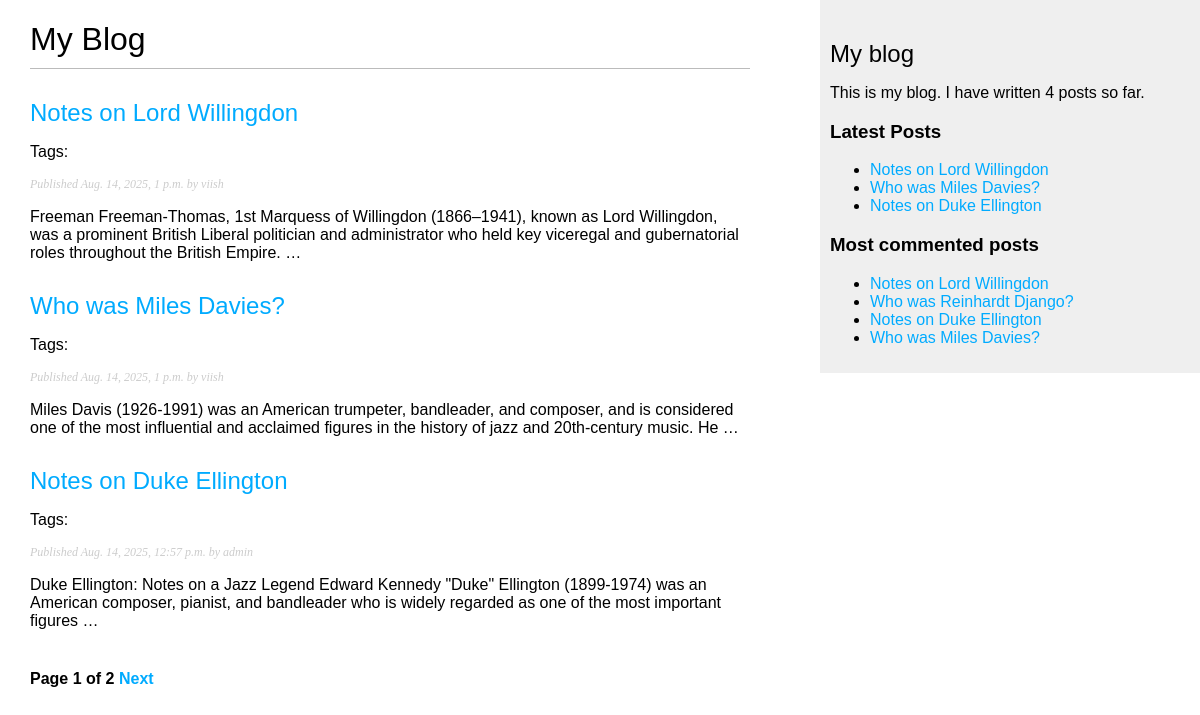
Page /blog/ on the earlier database version.
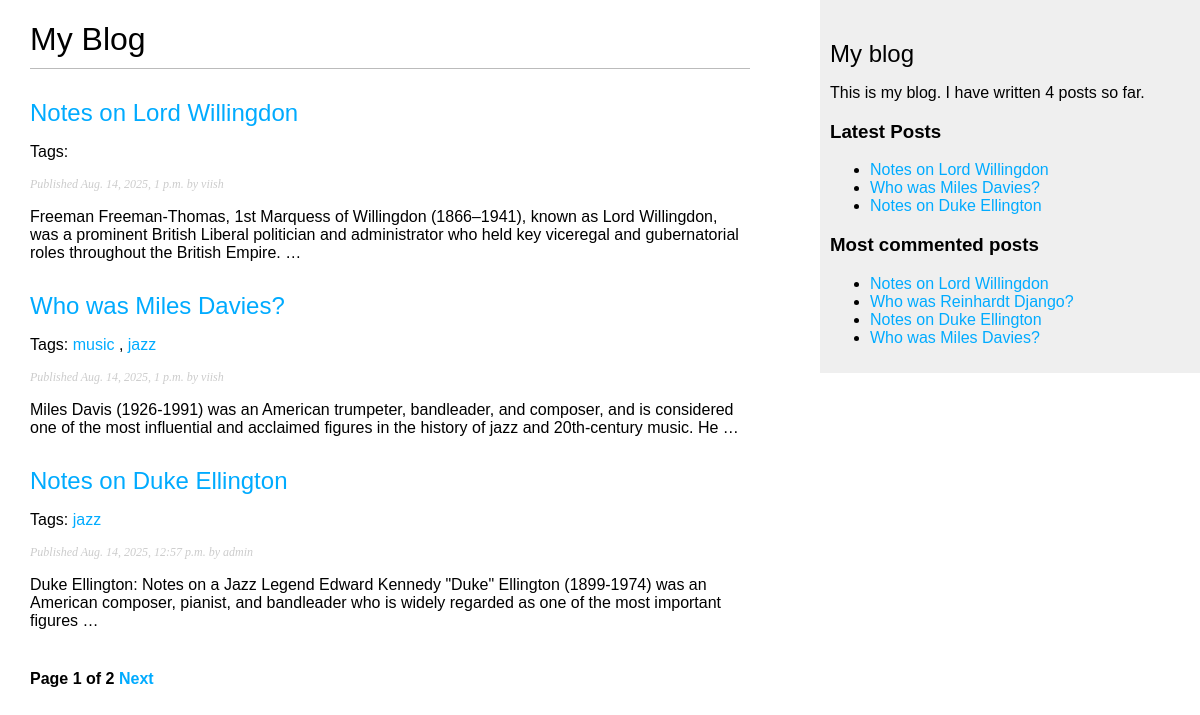
Same page on the later database version.
### blog/models.py (models this page shows, shortened)
class Post(models.Model):
    class Status(models.TextChoices):
        DRAFT = 'DF', 'Draft'
        PUBLISHED = 'PB', 'Published'
    title = models.CharField(max_length=200)
    slug = models.SlugField(max_length=200, unique_for_date='publish')
    author = models.ForeignKey(
        settings.AUTH_USER_MODEL,
        on_delete=models.CASCADE,
        related_name='blog_posts',
    )
    body = models.TextField()
    publish = models.DateTimeField(default=timezone.now)
    created = models.DateTimeField(auto_now_add=True)
    updated = models.DateTimeField(auto_now=True)
    status = models.CharField(
        max_length=2,
        choices=Status,
        default=Status.DRAFT,
    )
    objects = models.Manager() # The Default Manager
    published = PublishedManager() # Custom Manager
    draft = DraftManager()
    tags = TaggableManager()
    class Meta:
        ordering = ['-publish']
        indexes = [
            models.Index(fields=['-publish']),
        ]
    def get_absolute_url(self):
        return reverse('blog:post_detail',
                       args=[
                           self.publish.year,
                           self.publish.month,
                           self.publish.day,
                           self.slug])

### blog/views.py (the view)
# urls.py: path('', views.post_list, name='post_list'),
def post_list(request, tag_slug=None):
    posts = Post.published.all()
    tag = None
    if tag_slug:
        tag = get_object_or_404(Tag, slug=tag_slug)
        posts = posts.filter(tags__in=[tag])
    paginator = Paginator(posts, 3)
    page_number = request.GET.get('page', 1)
    try:
        posts = paginator.page(page_number)
    except EmptyPage:
        posts = paginator.page(paginator.num_pages)
    except PageNotAnInteger:
        posts = paginator.page(1)
    return render(
        request,
        'blog/post/list.html',
        {'posts': posts, 'tag': tag}
    )

### blog/models.py (called while the page is built)
    def get_queryset(self):
        return(
            super().get_queryset().filter(status=Post.Status.PUBLISHED)
        )

### blog/templatetags/blog_tags.py (called while the page is built)
@register.simple_tag
def total_posts():
    return Post.objects.count()

@register.inclusion_tag('blog/post/latest_posts.html')
def show_latest_posts(count=5):
    latest_posts = Post.objects.order_by('-publish')[:count]
    return {'latest_posts': latest_posts}

@register.simple_tag
def get_most_commented_posts(count=5):
    return Post.published.annotate(
        total_comments=Count('comments')
    ).order_by('-total_comments')[:count]

@register.filter(name='markdown')
def markdown_format(text):
    return mark_safe(markdown.markdown(text))

### blog/templates/blog/post/list.html (shortened to what this page needs)
{% extends "blog/base.html" %}
{% load blog_tags %}
{% block content %}
  <h1>My Blog</h1>
  {% for post in posts %}
    <h2>
      <a href="{{ post.get_absolute_url }}">
        {{ post.title }}
      </a>
    </h2>
       <p class="tags">
          Tags:
          {% for tag in post.tags.all %}
            <a href="{% url "blog:post_list_by_tag" tag.slug %}">
              {{ tag.name }}
            </a>{% if not forloop.last %}, {% endif %}
          {% endfor %}
        </p>
    <p class="date">
      Published {{ post.publish }} by {{ post.author }}
    </p>
    {{ post.body|markdown|truncatewords_html:30 }}
  {% endfor %}
    {% include "pagination.html" with page=posts %}
{% endblock %}

### blog/templates/blog/base.html (shortened to what this page needs)
{% load blog_tags %}
{% load static %}
<!DOCTYPE html>
<html>
<head>
  <link href="{% static "css/blog.css" %}" rel="stylesheet">
</head>
<body>
  <div id="content">
    {% block content %}
    {% endblock %}
  </div>
  <div id="sidebar">
    <h2>My blog</h2>
    <p>This is my blog. I have written {% total_posts %} posts so far.
    </p>
      <h3>Latest Posts</h3>
      {% show_latest_posts 3 %}
      <h3>Most commented posts</h3>
      {% get_most_commented_posts as most_commented_posts %}
      <ul>
          {% for post in most_commented_posts %}
          <li>
              <a href="{{ post.get_absolute_url }}">{{ post.title }}</a>
          </li>
          {% endfor %}
      </ul>
  </div>
</body>
</html>

### blog/templates/pagination.html (shortened to what this page needs)
<!DOCTYPE html>
<html lang="en">
<div class="pagination">
    <span class="step-links">
        <span class="current">
            Page {{ page.number }} of {{ page.paginator.num_pages }}
        </span>
        {% if page.has_next %}
            <a href="?page={{ page.next_page_number }}">Next</a>
        {% endif %}
    </span>
</div>
</html>

### blog/templates/blog/post/latest_posts.html
<ul>
  {% for post in latest_posts %}
    <li>
      <a href="{{ post.get_absolute_url }}">{{ post.title }}</a>
    </li>
  {% endfor %}
</ul>

### blog/static/css/blog.css (style rules this page uses)
body { margin:0; padding:0; font-family:helvetica, sans-serif; }
a { color:#00abff; text-decoration:none; }
h1 { font-weight:normal; border-bottom:1px solid #bbb; padding:0 0 10px 0; }
h2 { font-weight:normal; margin:30px 0 0; }
#content { float:left; width:60%; padding:0 0 0 30px; }
#sidebar { float:right; width:30%; padding:10px; background:#efefef; height:100%; }
p.date { color:#ccc; font-family: georgia, serif; font-size: 12px; font-style: italic; }
.pagination { margin:40px 0; font-weight:bold; }

Differences in the rows shown:
changed Post "Who was Miles Davies?": gains Tag (name "music"); gains Tag (name "jazz")
changed Post "Notes on Duke Ellington": gains Tag (name "jazz")
